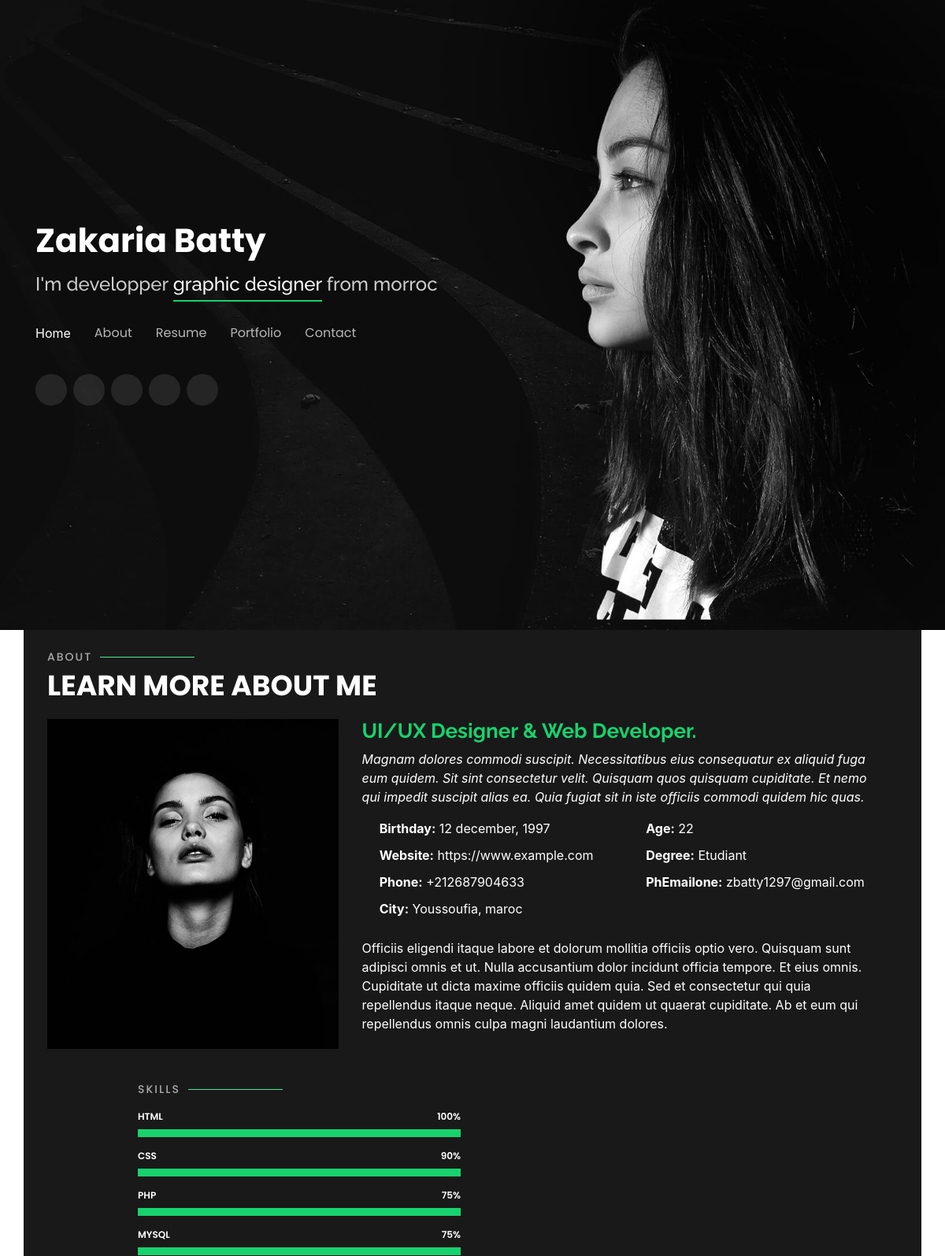
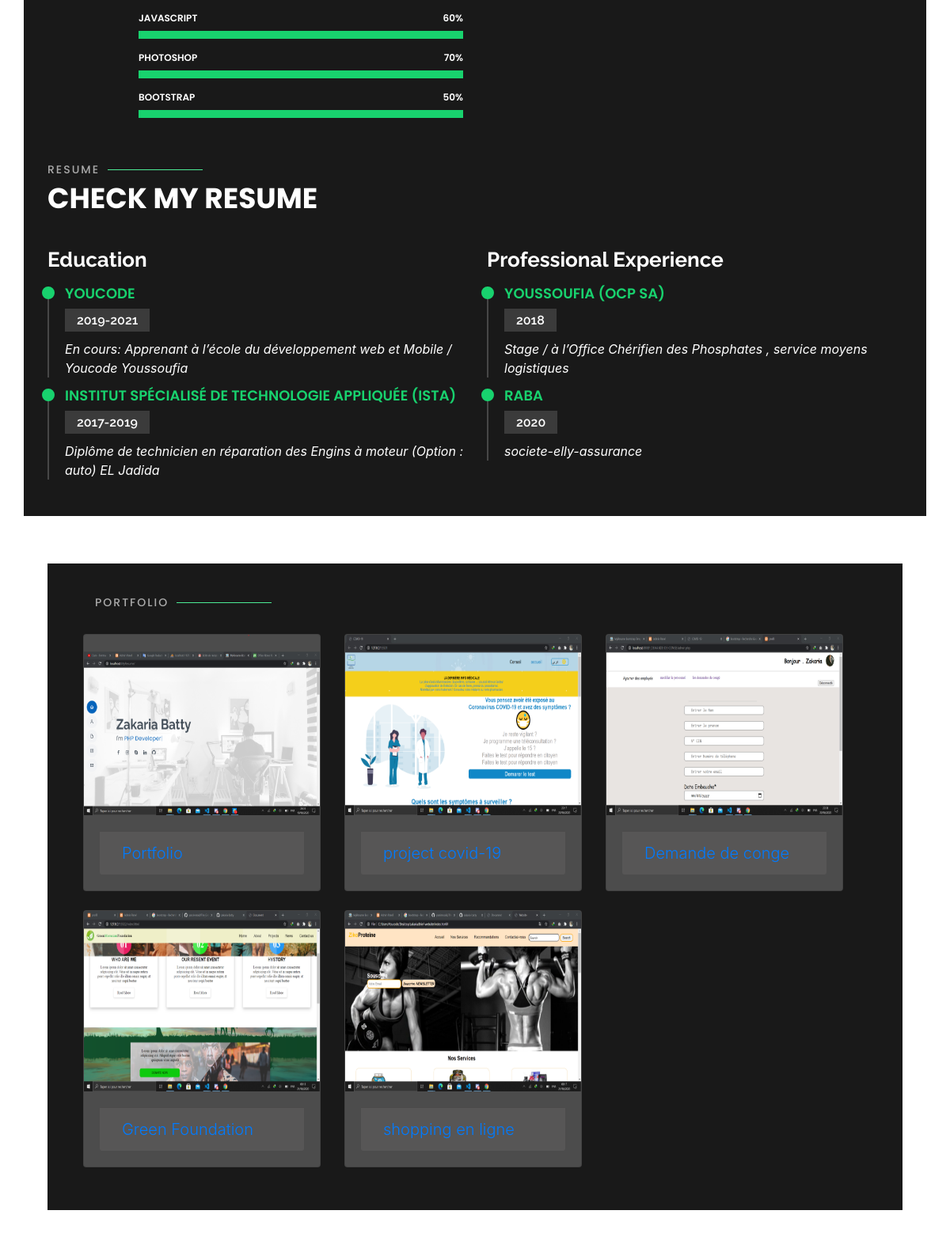
The page / (upper part) on the database its author committed (2 pictures, top to bottom).
### tables this page shows
CREATE TABLE `personal_setup` (
  `id` int(11) NOT NULL,
  `profilepic` varchar(250) NOT NULL,
  `name` varchar(250) NOT NULL,
  `twitter` varchar(200) NOT NULL,
  `facebook` varchar(200) NOT NULL,
  `instagram` varchar(200) NOT NULL,
  `skype` varchar(200) NOT NULL,
  `linkedin` varchar(200) NOT NULL,
  `github` varchar(200) NOT NULL,
  `homewallpaper` varchar(200) NOT NULL,
  `professions` varchar(200) NOT NULL,
  `location` text NOT NULL,
  `mobile` varchar(200) NOT NULL,
  `emailid` varchar(200) NOT NULL
);

CREATE TABLE `about` (
  `id` int(11) NOT NULL,
  `shortdesc` text NOT NULL,
  `heading` text NOT NULL,
  `subheading` text NOT NULL,
  `longdesc` text NOT NULL,
  `dob` varchar(250) NOT NULL,
  `Age` varchar(200) NOT NULL,
  `website` varchar(250) NOT NULL,
  `Degree` varchar(250) NOT NULL,
  `Phone` varchar(250) NOT NULL,
  `Email` varchar(250) NOT NULL,
  `City` varchar(250) NOT NULL
);

CREATE TABLE `skills` (
  `id` int(11) NOT NULL,
  `skill` varchar(250) NOT NULL,
  `score` varchar(250) NOT NULL
);

CREATE TABLE `resume` (
  `id` int(11) NOT NULL,
  `category` varchar(250) NOT NULL,
  `title` varchar(250) NOT NULL,
  `year` varchar(250) NOT NULL,
  `ogname` varchar(250) NOT NULL,
  `workdesc` text NOT NULL
);

CREATE TABLE `portfolio` (
  `id` int(11) NOT NULL,
  `projectname` varchar(250) NOT NULL,
  `projectpic` varchar(250) NOT NULL,
  `projectlink` text NOT NULL
);

### index.php (the view, shortened to what this page needs)
<?php include('./include/db.php');
$query = "SELECT * FROM personal_setup,about";
$runquery = mysqli_query($db, $query);
$Call = mysqli_fetch_array($runquery);
?>
<!DOCTYPE html>
<html lang="en">
<head>
    <link rel="stylesheet" href="dist/css/style.css">
    <link href="dist/vendor/icofont/icofont.min.css" rel="stylesheet">
    <link rel="stylesheet" href="https://stackpath.bootstrapcdn.com/bootstrap/4.5.2/css/bootstrap.min.css">
</head>
<body>
    <header id="header" class="header">
        <div class="container">
            <h1><a href="index.html"><?= $Call['name'] ?></a></h1>
            <h2>I'm developper <span>graphic designer</span> from morroc</h2>
            <nav class="nav-menu">
                <ul>
                    <li class="active"><a href="#header">Home</a></li>
                    <li><a href="#about">About</a></li>
                    <li><a href="#resume">Resume</a></li>
                    <li><a href="#portfolio">Portfolio</a></li>
                    <li><a href="#contact">Contact</a></li>
                </ul>
            </nav>
            <div class="social-links">
                <?php include("social-media/social.php"); ?>
            </div>
        </div>
    </header>
    <section id="about" class="about">
        <div class="about-me container">
            <div class="section-title">
                <h2>About</h2>
                <p>Learn more about me</p>
            </div>
            <div class="row">
                <div class="col-img">
                    <img src="dist/img/me.jpg" class="img-fluid" alt="">
                </div>
                <div class="col-text">
                    <h3><?= $Call["heading"] ?></h3>
                    <p class="font-italic">
                        <?= $Call["shortdesc"] ?>
                    </p>
                    <div class="row">
                        <div class="col-lg">
                            <ul>
                                <li><i class="icofont-rounded-right"></i> <strong>Birthday:</strong> <?= $Call["dob"] ?></li>
                                <li><i class="icofont-rounded-right"></i> <strong>Website:</strong> <?= $Call["website"] ?></li>
                                <li><i class="icofont-rounded-right"></i> <strong>Phone:</strong> <?= $Call["Phone"] ?></li>
                                <li><i class="icofont-rounded-right"></i> <strong>City:</strong> <?= $Call["City"] ?></li>
                            </ul>
                        </div>
                        <div class="col-lg">
                            <ul>
                                <li><i class="icofont-rounded-right"></i> <strong>Age:</strong> <?= $Call["Age"] ?></li>
                                <li><i class="icofont-rounded-right"></i> <strong>Degree:</strong> <?= $Call["Degree"] ?></li>
                                <li><i class="icofont-rounded-right"></i> <strong>PhEmailone:</strong> <?= $Call["Email"] ?></li>
                            </ul>
                        </div>
                    </div>
                    <p><?= $Call["longdesc"] ?></p>
                </div>
            </div>
        </div>
        <div class="skills container">
            <div class="section-title">
                <h2>Skills</h2>
            </div>
            <div class="row ">
                <div class="col-skill">
                    <?php
                    $q_skills = "SELECT * FROM skills";
                    $run_skills = mysqli_query($db, $q_skills);
                    while ($Callupskills = mysqli_fetch_array($run_skills)) {
                    ?>
                        <div class="progress">
                            <span class="skill"><?= $Callupskills['skill'] ?> <i class="val"><?= $Callupskills['score'] ?>%</i></span>
                            <div class="progress-bar-wrap">
                                <div class="progress-bar" role="progressbar" style="width:<?= $Callupskills['score'] ?>;"></div>
                            </div>
                        </div>
                    <?php
                    }
                    ?>
                </div>
            </div>
        </div>
    </section>
    <section id="resume" class="resume">
        <div class="container">
            <div class="section-title">
                <h2>Resume</h2>
                <p>Check My Resume</p>
            </div>
            <div class="row">
                <div class="col-resume">
                    <h3 class="resume-title">Education</h3>
                    <?php
                    $q_resume = "SELECT * FROM resume WHERE category='e'";
                    $run_resume = mysqli_query($db, $q_resume);
                    while ($call_resume = mysqli_fetch_array($run_resume)) {
                    ?>
                        <div class="resume-item">
                            <h4><?= $call_resume['title'] ?></h4>
                            <h5><?= $call_resume['year'] ?></h5>
                            <p><em><?= $call_resume['ogname'] ?></em></p>
                        </div>
                    <?php
                    }
                    ?>
                </div>
                <div class="col-resume">
                    <h3 class="resume-title">Professional Experience</h3>
                    <?php
                    $q_resume = "SELECT * FROM resume WHERE category='pe'";
                    $run_resume = mysqli_query($db, $q_resume);
                    while ($call_resume = mysqli_fetch_array($run_resume)) {
                    ?>
                        <div class="resume-item">
                            <h4><?= $call_resume['title'] ?></h4>
                            <h5><?= $call_resume['year'] ?></h5>
                            <p><em><?= $call_resume['ogname'] ?></em></p>
                        </div>
                    <?php
                    }
                    ?>
                </div>
            </div>
        </div>
    </section>
    <section id="portfolio" class="portfolio section-bg">
        <div class="container">
            <div class="portfolio-title">
                <h2>Portfolio</h2>
            </div>
            <div class="row col-lg-12">
                <div class="row row-cols-1 row-cols-md-3">
                    <?php
                    $query = "SELECT * FROM portfolio";
                    $runquery = mysqli_query($db, $query);
                    while ($data = mysqli_fetch_array($runquery)) {
                    ?>
                        <div class="col mb-4">
                            <a href="#" data-toggle="modal" data-target="#Modal<?= $data['id'] ?>" data-whatever="@mdo">
                                <div class="card h-100" id="card">
                                    <img src="dist/img/portfolio/<?= $data['projectpic'] ?>" class="card-img-top" alt="img project" style="height: 228px;">
                                    <div class="card-body">
                                        <div class="card-footer">
                                            <a class="card-text lead p-2"><?= $data['projectname'] ?></a>
                                        </div>
                                    </div>
                                </div>
                            </a>
                        </div>
                    <?php
                    }
                    ?>
                </div>
            </div>
        </div>
    </section>
                            <?php include("social-media/social.php"); ?>
</body>
</html>

### social-media/social.php (shortened to what this page needs)
<?php
if ($Call['facebook'] != "") {
?>
    <a href="<?= $Call['facebook'] ?>" class="facebook"><i class="icofont-facebook"></i></a>
<?php
}
if ($Call['instagram'] != "") {
?>
    <a href="<?= $Call['instagram'] ?>" class="instagram"><i class="icofont-instagram"></i></a>
<?php
}
if ($Call['skype'] != "") {
?>
    <a href="<?= $Call['instagram'] ?>" class="google-plus"><i class="icofont-skype"></i></a>
<?php
}
if ($Call['linkedin'] != "") {
?>
    <a href="<?= $Call['linkedin'] ?>" class="linkedin"><i class="icofont-linkedin"></i></a>
<?php
}
if ($Call['github'] != "") {
?>
    <a href="<?= $Call['instagram'] ?>" class="github"><i class="icofont-github"></i></a>
<?php
}
?>

### rows shown on the page
personal_setup: name "Zakaria Batty", about.heading "UI/UX Designer & Web Developer.", about.shortdesc "Magnam dolores commodi suscipit. Necessitatibus eius consequatur ex aliquid fuga eum quidem. Sit sint consectetur velit. Quisquam quos quisquam cupiditate. Et nemo qui impedit suscipit alias ea. Quia fugiat sit in iste officiis commodi quidem hic quas.", about.dob "12 december, 1997", about.website "https://www.example.com", about.Phone "+212687904633", about.City "Youssoufia, maroc", about.Age "22", about.Degree "Etudiant", about.Email "zbatty1297@gmail.com", about.longdesc "Officiis eligendi itaque labore et dolorum mollitia officiis optio vero. Quisquam sunt adipisci omnis et ut. Nulla accusantium dolor incidunt officia tempore. Et eius omnis. Cupiditate ut dicta maxime officiis quidem quia. Sed et consectetur qui quia repellendus itaque neque. Aliquid amet quidem ut quaerat cupiditate. Ab et eum qui repellendus omnis culpa magni laudantium dolores."
skills: skill "HTML", score "100"
skills: skill "CSS", score "90"
skills: skill "PHP", score "75"
skills: skill "MYSQL", score "75"
skills: skill "JAVASCRIPT", score "60"
skills: skill "PHOTOSHOP", score "70"
skills: skill "BOOTSTRAP", score "50"
resume: title "YOUCODE", year "2019-2021", ogname "En cours: Apprenant à l’école du développement web et Mobile / Youcode Youssoufia"
resume: title "INSTITUT SPÉCIALISÉ DE TECHNOLOGIE APPLIQUÉE (ISTA)", year "2017-2019", ogname "Diplôme de technicien en réparation des Engins à moteur (Option : auto) EL Jadida"
resume: title "YOUSSOUFIA (OCP SA)", year "2018", ogname "Stage / à l’Office Chérifien des Phosphates , service moyens logistiques"
resume: title "RABA", year "2020", ogname "societe-elly-assurance"
portfolio: projectpic (picture)
portfolio: projectpic (picture)
portfolio: projectpic (picture)
portfolio: projectpic (picture)
portfolio: projectpic (picture)
